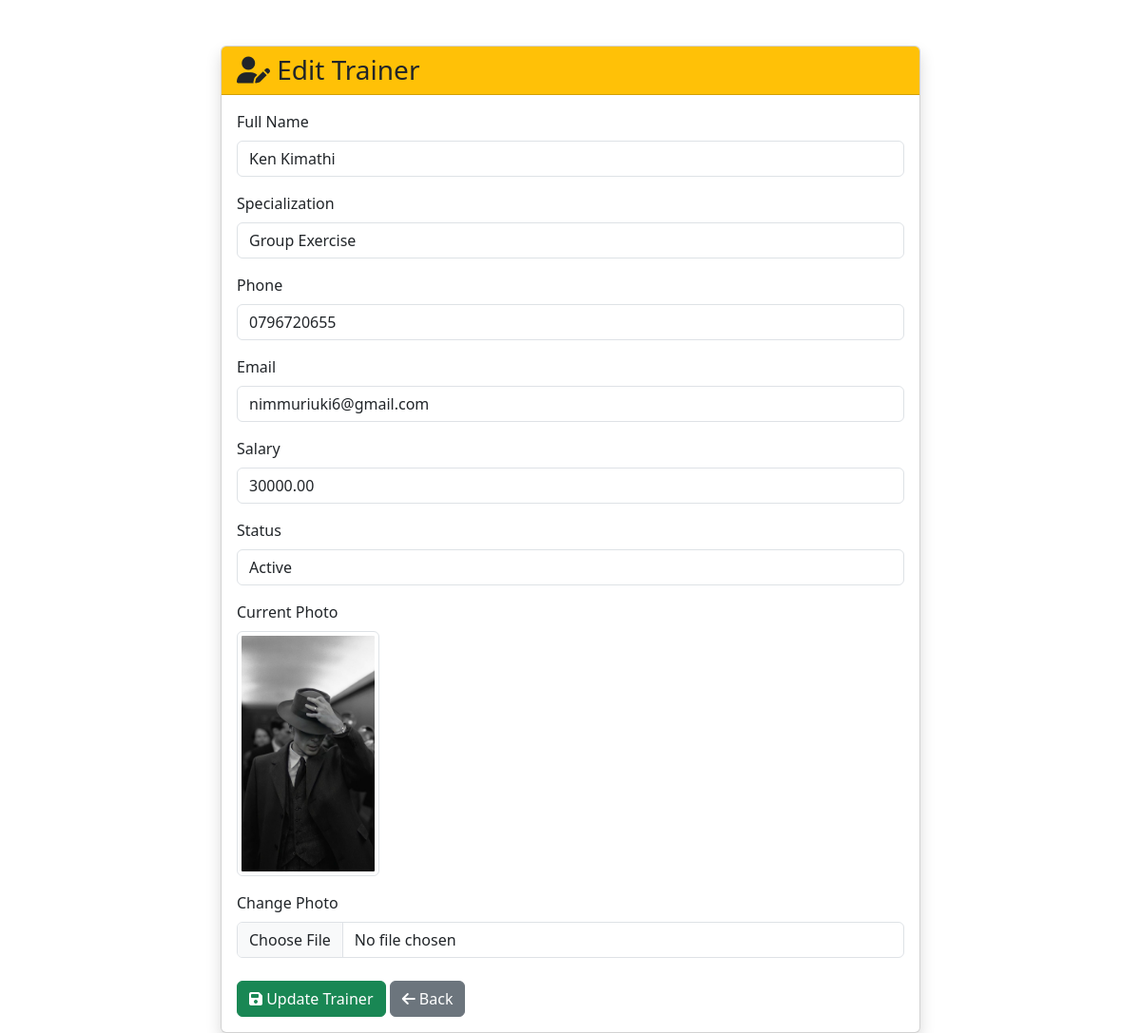
The page /admin/edit_trainer.php?id=3 (signed in) on the database its author committed.
### tables this page shows
CREATE TABLE `trainers` (
  `id` int(11) NOT NULL,
  `trainer_code` varchar(50) DEFAULT NULL,
  `fullname` varchar(100) DEFAULT NULL,
  `specialization` varchar(100) DEFAULT NULL,
  `phone` varchar(20) DEFAULT NULL,
  `email` varchar(100) DEFAULT NULL,
  `salary` decimal(10,2) DEFAULT NULL,
  `photo` varchar(255) DEFAULT NULL,
  `status` enum('Active','Inactive') DEFAULT 'Active'
);

### admin/edit_trainer.php (the view, shortened to what this page needs)
<?php
include '../config/database.php';
$id = intval($_GET['id']);
$stmt = $conn->prepare("SELECT * FROM trainers WHERE id=?");
$stmt->bind_param("i", $id);
$stmt->execute();
$result = $stmt->get_result();
$trainer = $result->fetch_assoc();
?>
<!DOCTYPE html>
<html lang="en">
<head>
<link href="https://cdn.jsdelivr.net/npm/bootstrap@5.3.3/dist/css/bootstrap.min.css" rel="stylesheet">
<link rel="stylesheet"
href="https://cdnjs.cloudflare.com/ajax/libs/font-awesome/6.5.2/css/all.min.css">
</head>
<body>
<div class="container mt-5">
<div class="row justify-content-center">
<div class="col-md-8">
<div class="card shadow">
<div class="card-header bg-warning">
<h3 class="mb-0">
<i class="fa fa-user-edit"></i>
Edit Trainer
</h3>
</div>
<div class="card-body">
<form method="POST" enctype="multipart/form-data">
<label class="form-label">
Full Name
</label>
<input
type="text"
name="fullname"
class="form-control mb-3"
value="<?= htmlspecialchars($trainer['fullname']) ?>"
required>
<label class="form-label">
Specialization
</label>
<input
type="text"
name="specialization"
class="form-control mb-3"
value="<?= htmlspecialchars($trainer['specialization']) ?>">
<label class="form-label">
Phone
</label>
<input
type="text"
name="phone"
class="form-control mb-3"
value="<?= htmlspecialchars($trainer['phone']) ?>">
<label class="form-label">
Email
</label>
<input
type="email"
name="email"
class="form-control mb-3"
value="<?= htmlspecialchars($trainer['email']) ?>">
<label class="form-label">
Salary
</label>
<input
type="number"
step="0.01"
name="salary"
class="form-control mb-3"
value="<?= $trainer['salary'] ?>">
<label class="form-label">
Status
</label>
<select
name="status"
class="form-control mb-3">
<option value="Active"
<?= $trainer['status']=='Active' ? 'selected' : '' ?>>
Active
</option>
</select>
<label class="form-label">
Current Photo
</label>
<div class="mb-3">
<?php if(!empty($trainer['photo'])): ?>
<img
src="../assets/images/<?= $trainer['photo'] ?>"
width="150"
class="img-thumbnail">
<?php else: ?>
<p class="text-muted">
No photo uploaded.
</p>
<?php endif; ?>
</div>
<label class="form-label">
Change Photo
</label>
<input
type="file"
name="photo"
class="form-control mb-4"
accept=".jpg,.jpeg,.png,.gif,.webp">
<button
type="submit"
name="update"
class="btn btn-success">
<i class="fa fa-save"></i>
Update Trainer
</button>
<a
href="trainers.php"
class="btn btn-secondary">
<i class="fa fa-arrow-left"></i>
Back
</a>
</form>
</div>
</div>
</div>
</div>
</div>
</body>
</html>

### rows shown on the page
trainers: fullname "Ken Kimathi", specialization "Group Exercise", phone "0796720655", email "nimmuriuki6@gmail.com", salary "30000.00", status "Active", photo (picture)
